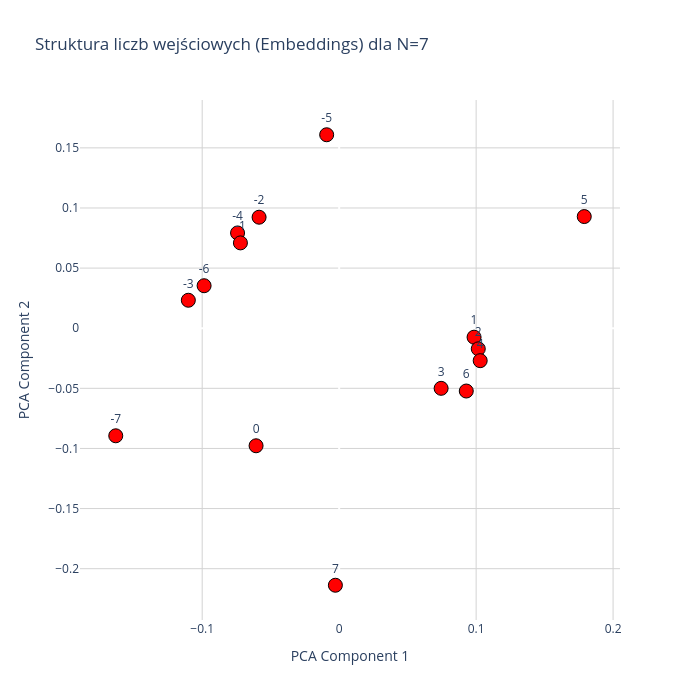

Here is the notebook cell this chart was saved with:
### Code cell
model, N = GetModelFromConfig("")

model_path = r"checkpoint_epoch_6000.pt"

checkpoint = torch.load(model_path, map_location="cpu")

model_weights = checkpoint["model_state_dict"]
model.load_state_dict(model_weights)

plot_input_only_plotly(model, N=N)

### Figure 1 — Plotly figure (JSON) as saved in the notebook; plotly's stock layout.template omitted (floating-point values rounded to 4 significant figures)
{"data": [{"hoverinfo": "text", "hovertext": ["Wartość wejściowa: -7<br>Index w embed: 91", "Wartość wejściowa: -6<br>Index w embed: 92", "Wartość wejściowa: -5<br>Index w embed: 93", "Wartość wejściowa: -4<br>Index w embed: 94", "Wartość wejściowa: -3<br>Index w embed: 95", "Wartość wejściowa: -2<br>Index w embed: 96", "Wartość wejściowa: -1<br>Index w embed: 97", "Wartość wejściowa: 0<br>Index w embed: 98", "Wartość wejściowa: 1<br>Index w embed: 99", "Wartość wejściowa: 2<br>Index w embed: 100", "Wartość wejściowa: 3<br>Index w embed: 101", "Wartość wejściowa: 4<br>Index w embed: 102", "Wartość wejściowa: 5<br>Index w embed: 103", "Wartość wejściowa: 6<br>Index w embed: 104", "Wartość wejściowa: 7<br>Index w embed: 105"], "marker": {"color": "red", "line": {"color": "black", "width": 1}, "size": 14}, "mode": "markers+text", "text": ["-7", "-6", "-5", "-4", "-3", "-2", "-1", "0", "1", "2", "3", "4", "5", "6", "7"], "textposition": "top center", "type": "scatter", "x": [-0.1631, -0.09862, -0.009127, -0.07419, -0.1101, -0.05848, -0.0721, -0.06068, 0.09849, 0.1016, 0.07444, 0.103, 0.1789, 0.09281, -0.002767], "y": [-0.08947, 0.03535, 0.1609, 0.07923, 0.02326, 0.09232, 0.07096, -0.09778, -0.007466, -0.01714, -0.05, -0.027, 0.09286, -0.05223, -0.2138]}], "layout": {"height": 700, "plot_bgcolor": "white", "title": {"text": "Struktura liczb wejściowych (Embeddings) dla N=7"}, "width": 700, "xaxis": {"gridcolor": "lightgray", "showgrid": true, "title": {"text": "PCA Component 1"}}, "yaxis": {"gridcolor": "lightgray", "showgrid": true, "title": {"text": "PCA Component 2"}}}}
